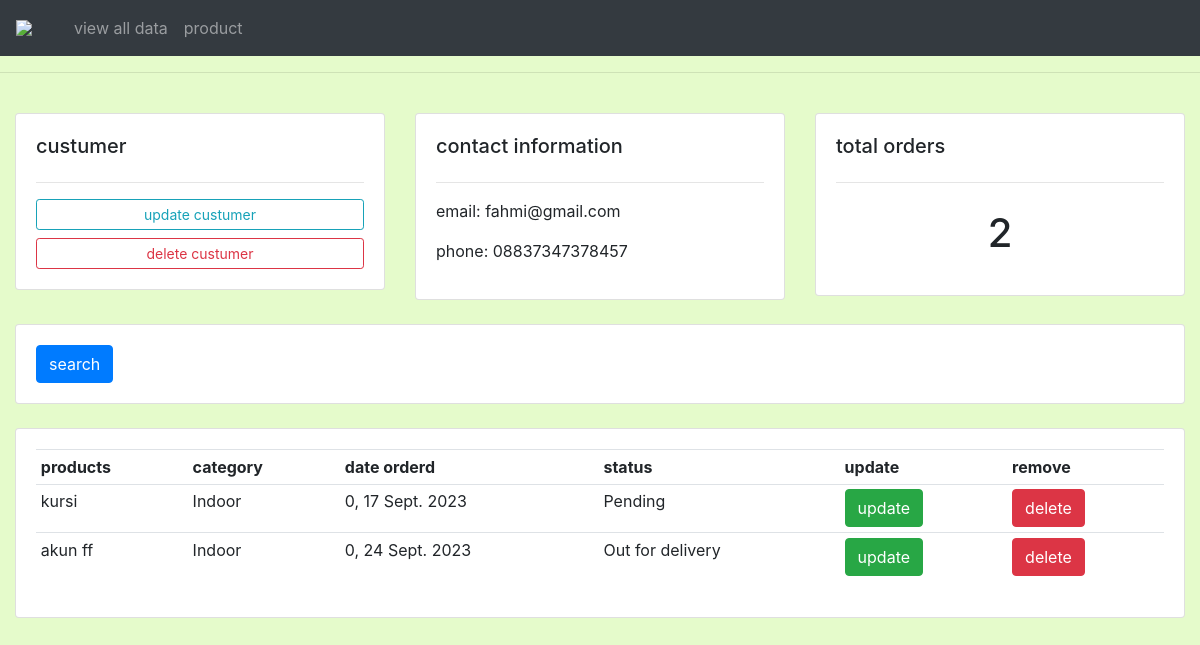
/custumer/3, run on the app's committed database.
### data/models.py (models this page shows, shortened)
class Custumer(models.Model):
    name = models.CharField(max_length=200, blank=True, null=True)
    phone= models.CharField(max_length=200, blank=True, null=True)
    email = models.CharField(max_length=200, blank=True, null=True)
    date_created = models.DateTimeField(auto_now_add=True, null=True)

class Order(models.Model):
    STATUS=(
        ('Pending', 'Pending'),
        ('Out for delivery' , 'Out for delivery'),
        ('Delivered', 'Delivered')
    )
    custumer = models.ForeignKey(Custumer, null=True, on_delete=models.SET_NULL)
    product = models.ForeignKey(Product, null=True, on_delete=models.SET_NULL)
    date_created =models.DateTimeField(auto_now_add=True, null=True)
    status = models.CharField(max_length=200, null=True, choices=STATUS)

class Product(models.Model):
    CATEGORY=(
        ('Indoor', 'Indoor'),
         ('Out Door', 'Out Door')
    )
    name = models.CharField(max_length=200, blank=True, null=True)
    price = models.IntegerField(blank=True, null=True)
    category = models.CharField(max_length=200, blank=True, null=True, choices=CATEGORY)
    description = models.CharField(max_length=200, blank=True, null=True)
    date_created= models.DateTimeField(auto_now_add=True, null=True)
    tag = models.ManyToManyField(Tag)
    def __str__(self):
        return self.name
    class Meta:
        verbose_name_plural = "Product"

### data/views.py (the view)
# urls.py: path('custumer/<str:pk>',views.custumer, name='custumer'),
def custumer(request, pk):
    detailcustumer = Custumer.objects.get(id=pk)
    order_custumer = detailcustumer.order_set.all()
    total_custumer = order_custumer.count()
    context = {
        'judul': 'Halaman konsumen',
        'menu': 'custumer',
        'custumer': detailcustumer,
        'data_order_custumer' : order_custumer,
        'data_total_custumer' : total_custumer,
    }
    return render(request, 'data/custumer.html', context)

### data/templates/data/custumer.html
{% extends "data/main.html" %} {% block content %}
<br />
<div class="container-fluid">
  <div class="row">
    <div class="col-md-4">
      <div class="card card-body">
        <h5>custumer</h5>
        <hr />
        <a class="btn btn-outline-info btn-sm btn-block" href >update custumer</a
        >
        <a class="btn btn-outline-danger btn-sm btn-block" href="" >delete custumer</a
        >
      </div>
    </div>
    <div class="col-md-4">
      <div class="card card-body">
        <h5>contact information</h5>
        <hr />
        <p>email: {{ custumer.email }}</p>
        <p>phone: {{ custumer.phone }}</p>
      </div>
    </div>
    <div class="col-md-4">
      <div class="card card-body">
        <h5>total orders</h5>
        <hr />
        <h1 style="text-align: center; padding: 10px">{{ data_total_custumer }}</h1>
      </div>
    </div>
  </div>
  <br />
  <div class="row">
    <div class="col">
      <div class="card card-body">
        <form method="get">
          <button class="btn btn-primary" type="submit">search</button>
        </form>
      </div>
    </div>
  </div>
  <br />
  <div class="row">
    <div class="col-md">
      <div class="card card-body">
        <table class="table table-sm">
          <tr>
            <th>products</th>
            <th>category</th>
            <th>date orderd</th>
            <th>status</th>
            <th>update</th>
            <th>remove</th>
          </tr>
          {% for tampil_order_custumer in data_order_custumer %}
             <tr>
              <td>{{ tampil_order_custumer.product }}</td>
              <td>{{ tampil_order_custumer.product.category }}</td>
              <td>{{ tampil_order_custumer.date_created|date:"I, d N Y" }}</td>
              <td>{{ tampil_order_custumer.status }}</td>
              <td><a href="{% url 'update_order' tampil_order_custumer.id %}" class="btn btn-success">update</a></td>
              <td><a href="{% url 'delete_order' tampil_order_custumer.id %}" class="btn btn-danger">delete</a></td>
             </tr>
             {% endfor %}
        </table>
      </div>
    </div>
  </div>
</div>
{% endblock content %}

### data/templates/data/main.html (style rules this page uses)
body { background-color: rgba(216, 250, 178, 0.664); }

### data on the page
Custumer: email "fahmi@gmail.com", phone "08837347378457"
Order: product "kursi", product.category "Indoor", date_created "0, 17 Sept. 2023", status "Pending"
Order: product "akun ff", product.category "Indoor", date_created "0, 24 Sept. 2023", status "Out for delivery"

### other printed values
{{ data_total_custumer }} "2"
